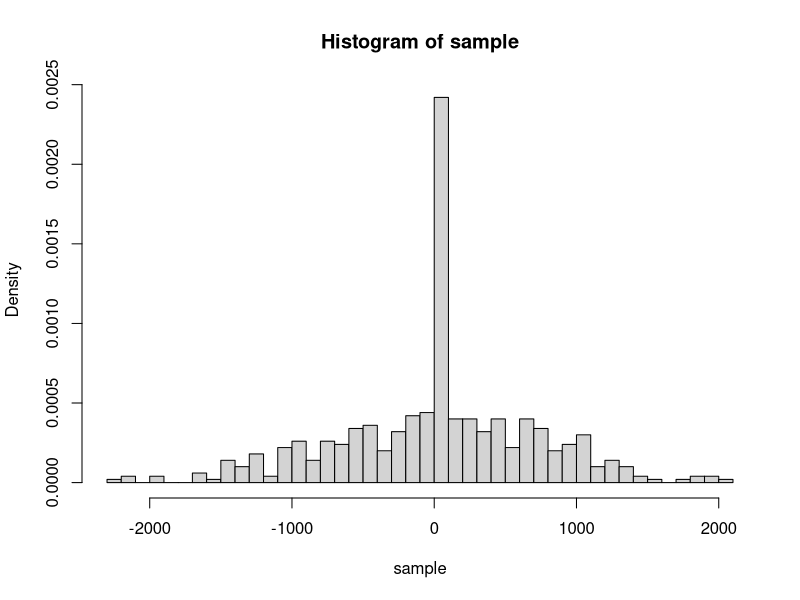

Here is the R script that generated this plot:
## ---- chunk 1
knitr::opts_chunk$set(echo = TRUE)
options(encoding = 'UTF-8')
## ---- chunk 2
n = 500

## Parâmetros da distribuiçao
mu = 13
sigma2 = 8
nu = 0.2

#Parâmetros das distribuições a priori
m = 11
V = 1
a = 3
d = 5
## ---- chunk 3
IU_pdf <- function(n, nu, a = 0, b = 1) {
  unif = runif(n)
  (unif < nu)*a + (unif >= nu)*b
}
## ---- chunk 4
IU = IU_pdf(n, nu)
sample = IU * (mu + sigma2*100*rnorm(n)) + (1 - IU)*(mu + sigma2*rnorm(n))
hist(sample, breaks = 50, prob=T)
## ---- chunk 5
A <- function(X, mu, sigma2, nu) {
  n = length(X)
  sum_arg = 0;
  for (i in 1:n) {
    a = (nu/10)*exp(-(X[i]-mu)^2/(2*100*sigma2))
    b = (1 - nu)*exp(-(X[i]-mu)^2/(2*sigma2))
    
    if (a > b) {
      sum_arg = sum_arg + log(a) + log(1+(c/a))
    } else {
      sum_arg = sum_arg + log(c) + log(1+(a/c))
    }
  }
  exp(sum_arg)
}

h <- function(aux, n, mu, sigma2, nu, m, V, a, d) {
  aux * (1/sigma2)^((n+1)/2 + a + 1) * exp(-((mu-m)^2/(2*V) + d) / sigma2)
}

## ---- chunk 6
L = 1000

mu_bounds = 10
mu_grid = seq(m-mu_bounds, m+mu_bounds, 2*mu_bounds/L)

sigma2_grid = seq(0.1, sigma2*2, (sigma2*2 - 0.1)/L)

nu_grid = seq(0, 1, 1/L)
## ---- chunk 7

inv_k = 0
n = length(sample)

# for (i in 1:length(mu_grid)) {
#   for (j in 1:length(sigma2_grid)) {
#     for (k in 1:length(nu_grid)) {
#       aux = A(sample, mu_grid[i], sigma2_grid[j], nu_grid[k])
#       inv_k = inv_k + h(aux, n, mu_grid[i], sigma2_grid[j], nu_grid[k], m, V, a, d)
#     }
#   }
# }

inv_k

